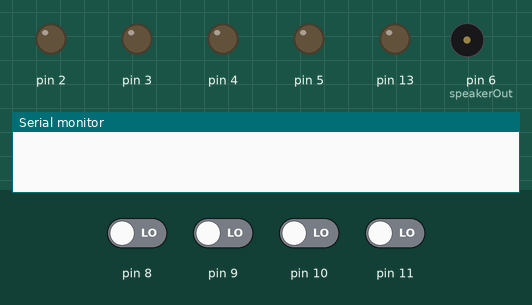
The sketch below on a simulated Arduino Uno, built with avr-gcc and run on an emulated ATmega328P. On the bench: output pins drawn as LEDs (lit = HIGH), buzzer (waves = sounding), the last lines printed to the serial monitor. Dashed ring = blinking. The test bench sets the inputs (shaded band); at power-on: pin 8–11 LOW. Random numbers use the default seed unless the sketch sets one; pins used as bus, display or sensor lines are not drawn.

Above: at 1.2 s.
1.3 s: pin 8 driven HIGH
At 3.0 s:
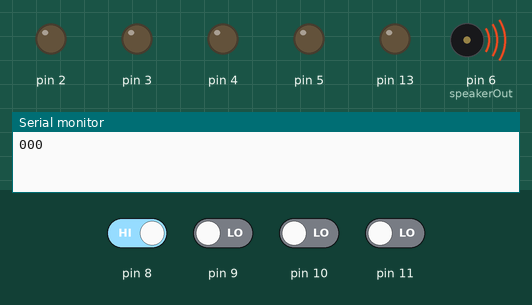
At 3.44 s:
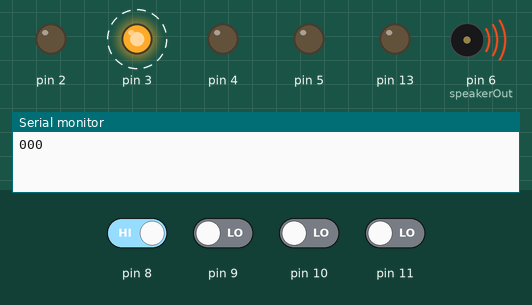
Timing chart, 0 to 10.3 s (numbered marks = the images above; inputs shaded):
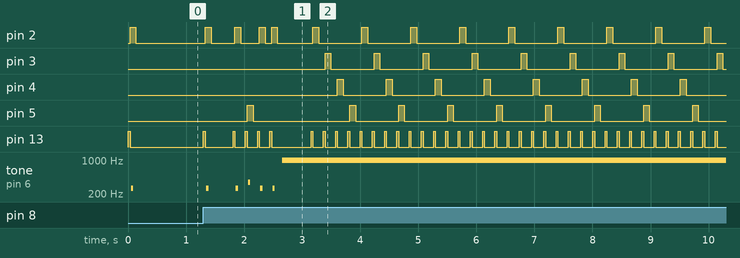

Measured:
- after the input at 1.3 s, pin 2: LOW → HIGH at once, → LOW 0.10 s later, → HIGH 0.41 s later, → LOW 0.10 s later, … (26 changes in this stretch); pin 3: alternates HIGH for 0.10 s and LOW for 0.74 s, starting after 2.1 s

The sketch:

simon.ino
```cpp
int tones[] = { 3830,  3400, 3038,  2864 };

int speakerOut = 6;
void playTone(int num)
{
	int tone_ = tones[num];
	int beat = 16;
	long tempo = 10000;
	int duration = beat * tempo; // Set up timing

	long elapsed_time = 0;
	if (tone_ > 0) { // if this isn't a Rest beat, while the tone has
					 //  played less long than 'duration', pulse speaker HIGH and LOW
		while (elapsed_time < duration) {

			digitalWrite(speakerOut, HIGH);			delayMicroseconds(tone_ / 2);

			// DOWN
			digitalWrite(speakerOut, LOW);
			delayMicroseconds(tone_ / 2);

			// Keep track of how long we pulsed
			elapsed_time += (tone_);
		}
	}

}

// SETUP ============================================
// Set up speaker on a PWM pin (digital 9, 10 or 11)

int stage;
 static const int STAGES = 50;
 int lights[STAGES];
 int in(8);
 int out(2);

void setup()
{

	randomSeed(analogRead(0));
	Serial.begin(9600);
	Serial.flush();
	for (int i = 0; i < STAGES;++i)
		lights[i] = random(4);
	for (int i = out; i <= out+4; ++i) 	pinMode(i, OUTPUT);
	for (int i = in; i <= in+4; ++i) 	pinMode(i, INPUT);
	pinMode(13, OUTPUT);
	pinMode(6, OUTPUT);

	stage = 0;
}
void lost()
{
	analogWrite(6, 200);
	delay(500);
	digitalWrite(6, LOW);

	while (1)
	{

		for (int i = 0; i <  4; ++i)
		{
			light(i);
		}
	}
}
void light(int num) // 0 or 1
{
	digitalWrite(13, HIGH);

	playTone(num);


	//delay(100);
	digitalWrite(out+num, HIGH);
	digitalWrite(13, LOW);
	analogWrite(6, 0);
	delay(100);
	digitalWrite(out +num, LOW);

	delay(80);
}
void play()
{
	for (int i = 0; i < stage + 1; ++i)
	{
		light(lights[i]);
	}
}

int singlePush()
{
	int pushed = 0;
	while (!pushed)
	{
		for (int i = 0; i < 4; ++i)
		{
			if (digitalRead(i+in))
			{
				Serial.print(i);
				light(i);

				return i;
			}
		}

	}
	return 0;

}
void quiz()
{
	for (int i = 0; i < stage + 1;++i)
	{
		int res = singlePush();
		if (res != lights[i])
			lost();
	}
	delay(300);
}
void loop()
{
	play();
	quiz();
	stage++;


}
```
